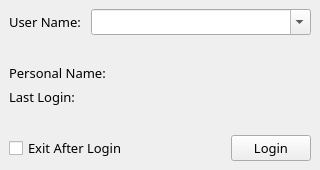
<?xml version="1.0" encoding="UTF-8"?>
<ui version="4.0">
 <class>MainWindow</class>
 <widget class="QMainWindow" name="MainWindow">
  <property name="windowModality">
   <enum>Qt::NonModal</enum>
  </property>
  <property name="geometry">
   <rect>
    <x>0</x>
    <y>0</y>
    <width>320</width>
    <height>170</height>
   </rect>
  </property>
  <property name="maximumSize">
   <size>
    <width>320</width>
    <height>170</height>
   </size>
  </property>
  <property name="font">
   <font>
    <family>微软雅黑</family>
    <pointsize>10</pointsize>
   </font>
  </property>
  <property name="windowTitle">
   <string>Steam Account Swithcer</string>
  </property>
  <property name="windowIcon">
   <iconset theme=":/app_icon"/>
  </property>
  <widget class="QWidget" name="centralwidget">
   <layout class="QVBoxLayout" name="verticalLayout">
    <item>
     <layout class="QHBoxLayout" name="horizontalLayout_2">
      <item>
       <widget class="QLabel" name="label">
        <property name="sizePolicy">
         <sizepolicy hsizetype="Preferred" vsizetype="Preferred">
          <horstretch>0</horstretch>
          <verstretch>0</verstretch>
         </sizepolicy>
        </property>
        <property name="text">
         <string>User Name: </string>
        </property>
       </widget>
      </item>
      <item>
       <widget class="QComboBox" name="users">
        <property name="sizePolicy">
         <sizepolicy hsizetype="Expanding" vsizetype="Fixed">
          <horstretch>0</horstretch>
          <verstretch>0</verstretch>
         </sizepolicy>
        </property>
        <property name="editable">
         <bool>true</bool>
        </property>
       </widget>
      </item>
     </layout>
    </item>
    <item>
     <spacer name="verticalSpacer_2">
      <property name="orientation">
       <enum>Qt::Vertical</enum>
      </property>
      <property name="sizeHint" stdset="0">
       <size>
        <width>20</width>
        <height>40</height>
       </size>
      </property>
     </spacer>
    </item>
    <item>
     <layout class="QGridLayout" name="gridLayout">
      <item row="1" column="1">
       <widget class="QLabel" name="time">
        <property name="sizePolicy">
         <sizepolicy hsizetype="Preferred" vsizetype="Preferred">
          <horstretch>3</horstretch>
          <verstretch>0</verstretch>
         </sizepolicy>
        </property>
        <property name="text">
         <string notr="true"/>
        </property>
       </widget>
      </item>
      <item row="0" column="1">
       <widget class="QLabel" name="name">
        <property name="sizePolicy">
         <sizepolicy hsizetype="Preferred" vsizetype="Preferred">
          <horstretch>3</horstretch>
          <verstretch>0</verstretch>
         </sizepolicy>
        </property>
        <property name="text">
         <string notr="true"/>
        </property>
       </widget>
      </item>
      <item row="0" column="0">
       <widget class="QLabel" name="label_2">
        <property name="minimumSize">
         <size>
          <width>100</width>
          <height>0</height>
         </size>
        </property>
        <property name="text">
         <string>Personal Name: </string>
        </property>
       </widget>
      </item>
      <item row="1" column="0">
       <widget class="QLabel" name="label_5">
        <property name="minimumSize">
         <size>
          <width>100</width>
          <height>0</height>
         </size>
        </property>
        <property name="text">
         <string>Last Login: </string>
        </property>
       </widget>
      </item>
     </layout>
    </item>
    <item>
     <spacer name="verticalSpacer">
      <property name="orientation">
       <enum>Qt::Vertical</enum>
      </property>
      <property name="sizeHint" stdset="0">
       <size>
        <width>20</width>
        <height>40</height>
       </size>
      </property>
     </spacer>
    </item>
    <item>
     <layout class="QHBoxLayout" name="horizontalLayout">
      <item>
       <widget class="QCheckBox" name="autoexit">
        <property name="text">
         <string>Exit After Login</string>
        </property>
        <property name="tristate">
         <bool>false</bool>
        </property>
       </widget>
      </item>
      <item>
       <spacer name="horizontalSpacer">
        <property name="orientation">
         <enum>Qt::Horizontal</enum>
        </property>
        <property name="sizeHint" stdset="0">
         <size>
          <width>40</width>
          <height>20</height>
         </size>
        </property>
       </spacer>
      </item>
      <item>
       <widget class="QPushButton" name="loginBtn">
        <property name="text">
         <string>Login</string>
        </property>
        <property name="icon">
         <iconset theme=":/app_icon"/>
        </property>
        <property name="flat">
         <bool>false</bool>
        </property>
       </widget>
      </item>
     </layout>
    </item>
   </layout>
  </widget>
 </widget>
 <resources/>
 <connections/>
</ui>
